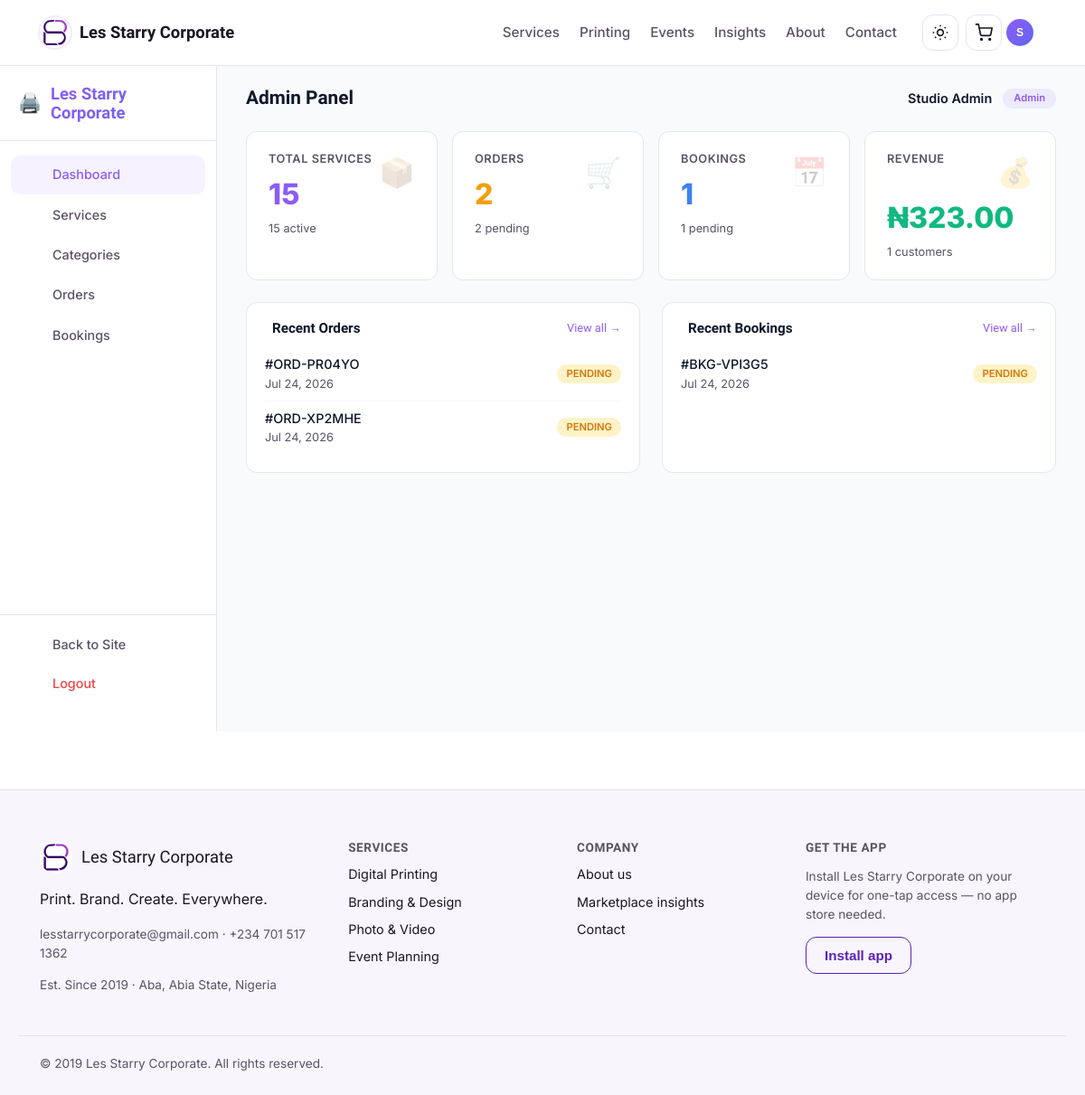
Page /admin/ (signed in) on the committed database.
### app/models.py (models this page shows, shortened)
class User(UserMixin, db.Model):
    __tablename__ = "users"
    id = db.Column(db.Integer, primary_key=True)
    full_name = db.Column(db.String(120), nullable=False)
    email = db.Column(db.String(150), unique=True, nullable=False, index=True)
    phone = db.Column(db.String(30))
    password_hash = db.Column(db.String(255), nullable=False)
    is_admin = db.Column(db.Boolean, default=False)
    preferred_theme = db.Column(db.String(20), default="light")
    preferred_currency = db.Column(db.String(10), default="NGN")
    address = db.Column(db.String(255), nullable=True)
    last_login = db.Column(db.DateTime, nullable=True)
    created_at = db.Column(db.DateTime, default=datetime.utcnow)
    updated_at = db.Column(db.DateTime, default=datetime.utcnow, onupdate=datetime.utcnow)
    bookings = db.relationship(
        "Booking",
        foreign_keys="Booking.user_id",
        back_populates="customer",
        lazy=True
    )
    orders = db.relationship("Order", back_populates="customer", lazy=True)
    cart_items = db.relationship("CartItem", back_populates="owner", lazy=True, cascade="all, delete-orphan")
    reviews = db.relationship("Review", back_populates="author", lazy=True)
    assigned_bookings = db.relationship(
        "Booking",
        foreign_keys="Booking.assigned_staff_id",
        back_populates="assigned_staff",
        lazy=True
    )
    wishlist_items = db.relationship("Wishlist", back_populates="user", lazy=True, cascade="all, delete-orphan")
    notifications = db.relationship("Notification", back_populates="user", lazy=True, cascade="all, delete-orphan")
    activities = db.relationship("ActivityLog", back_populates="user", lazy=True, cascade="all, delete-orphan")

class Order(db.Model):
    __tablename__ = "orders"
    id = db.Column(db.Integer, primary_key=True)
    reference = db.Column(db.String(20), unique=True, default=lambda: generate_reference("ORD"))
    user_id = db.Column(db.Integer, db.ForeignKey("users.id"), nullable=False)
    total_amount = db.Column(db.Float, nullable=False, default=0.0)
    status = db.Column(db.String(30), default="pending")
    shipping_address = db.Column(db.String(255))
    billing_address = db.Column(db.String(255), nullable=True)
    order_notes = db.Column(db.Text, nullable=True)
    payment_method = db.Column(db.String(50), default="pay_on_pickup")
    payment_reference = db.Column(db.String(100), unique=True, nullable=True)
    paid_at = db.Column(db.DateTime, nullable=True)
    payment_details = db.Column(db.Text, nullable=True)
    tracking_number = db.Column(db.String(100), nullable=True)
    shipped_at = db.Column(db.DateTime, nullable=True)
    delivered_at = db.Column(db.DateTime, nullable=True)
    discount_amount = db.Column(db.Float, default=0.0)
    discount_code = db.Column(db.String(50), nullable=True)
    created_at = db.Column(db.DateTime, default=datetime.utcnow)
    updated_at = db.Column(db.DateTime, default=datetime.utcnow, onupdate=datetime.utcnow)
    items = db.relationship("OrderItem", back_populates="order", lazy=True, cascade="all, delete-orphan")
    customer = db.relationship("User", back_populates="orders")

class Booking(db.Model):
    __tablename__ = "bookings"
    id = db.Column(db.Integer, primary_key=True)
    reference = db.Column(db.String(20), unique=True, default=lambda: generate_reference("BKG"))
    user_id = db.Column(db.Integer, db.ForeignKey("users.id"), nullable=False)
    service_id = db.Column(db.Integer, db.ForeignKey("services.id"), nullable=False)
    preferred_date = db.Column(db.Date, nullable=False)
    preferred_time = db.Column(db.Time, nullable=False)
    location = db.Column(db.String(255))
    event_type = db.Column(db.String(100))
    notes = db.Column(db.Text)
    status = db.Column(db.String(30), default="pending")
    guest_count = db.Column(db.Integer, nullable=True)
    estimated_duration = db.Column(db.Integer, nullable=True)
    special_requests = db.Column(db.Text, nullable=True)
    assigned_staff_id = db.Column(db.Integer, db.ForeignKey("users.id", name="fk_booking_assigned_staff"), nullable=True)
    payment_status = db.Column(db.String(20), default="unpaid")
    created_at = db.Column(db.DateTime, default=datetime.utcnow)
    updated_at = db.Column(db.DateTime, default=datetime.utcnow, onupdate=datetime.utcnow)
    confirmed_at = db.Column(db.DateTime, nullable=True)
    cancelled_at = db.Column(db.DateTime, nullable=True)
    customer = db.relationship("User", foreign_keys=[user_id], back_populates="bookings")
    assigned_staff = db.relationship("User", foreign_keys=[assigned_staff_id], back_populates="assigned_bookings")
    service = db.relationship("Service", back_populates="bookings")

### app/blueprints/admin/routes.py (the view)
@admin_bp.route("/")
@admin_required
def dashboard():
    stats = {
        "total_services": Service.query.count(),
        "active_services": Service.query.filter_by(is_active=True).count(),
        "total_orders": Order.query.count(),
        "pending_orders": Order.query.filter_by(status="pending").count(),
        "total_bookings": Booking.query.count(),
        "pending_bookings": Booking.query.filter_by(status="pending").count(),
        "total_customers": User.query.filter_by(is_admin=False).count(),
        "revenue": db.session.query(db.func.coalesce(db.func.sum(Order.total_amount), 0.0))
        .filter(Order.status != "cancelled").scalar(),
    }
    recent_orders = Order.query.order_by(Order.created_at.desc()).limit(6).all()
    recent_bookings = Booking.query.order_by(Booking.created_at.desc()).limit(6).all()
    return render_template("admin/dashboard.html", stats=stats, recent_orders=recent_orders, recent_bookings=recent_bookings)

### app/templates/admin/dashboard.html (shortened to what this page needs)
{% extends "admin/_layout.html" %}
{% block admin_content %}
<div class="stats-grid">
  <div class="stat-card primary">
    <span class="stat-icon">📦</span>
    <div class="stat-label">Total Services</div>
    <div class="stat-value">{{ stats.total_services }}</div>
    <div style="font-size: 0.8rem; color: var(--text-muted, #64748b);">
      {{ stats.active_services }} active
    </div>
  </div>
  <div class="stat-card warning">
    <span class="stat-icon">🛒</span>
    <div class="stat-label">Orders</div>
    <div class="stat-value">{{ stats.total_orders }}</div>
    <div style="font-size: 0.8rem; color: var(--text-muted, #64748b);">
      {{ stats.pending_orders }} pending
    </div>
  </div>
  <div class="stat-card info">
    <span class="stat-icon">📅</span>
    <div class="stat-label">Bookings</div>
    <div class="stat-value">{{ stats.total_bookings }}</div>
    <div style="font-size: 0.8rem; color: var(--text-muted, #64748b);">
      {{ stats.pending_bookings }} pending
    </div>
  </div>
  <div class="stat-card success">
    <span class="stat-icon">💰</span>
    <div class="stat-label">Revenue</div>
    <div class="stat-value">{{ currency }}{{ "%.2f"|format(stats.revenue) }}</div>
    <div style="font-size: 0.8rem; color: var(--text-muted, #64748b);">
      {{ stats.total_customers }} customers
    </div>
  </div>
</div>
<div class="recent-grid">
  <div class="recent-card">
    <h4>
      Recent Orders
      <a href="{{ url_for('admin.orders') }}" class="view-all">View all →</a>
    </h4>
    {% if recent_orders %}
      {% for order in recent_orders %}
      <div class="recent-item">
        <div class="item-info">
          <div class="item-name">#{{ order.reference }}</div>
          <div class="item-meta">{{ order.created_at.strftime('%b %d, %Y') }}</div>
        </div>
        <span class="item-status status-{{ order.status }}">{{ order.status }}</span>
      </div>
      {% endfor %}
    {% else %}
      <div class="empty-recent">No orders yet</div>
    {% endif %}
  </div>
  <div class="recent-card">
    <h4>
      Recent Bookings
      <a href="{{ url_for('admin.bookings') }}" class="view-all">View all →</a>
    </h4>
    {% if recent_bookings %}
      {% for booking in recent_bookings %}
      <div class="recent-item">
        <div class="item-info">
          <div class="item-name">#{{ booking.reference }}</div>
          <div class="item-meta">{{ booking.created_at.strftime('%b %d, %Y') }}</div>
        </div>
        <span class="item-status status-{{ booking.status }}">{{ booking.status }}</span>
      </div>
      {% endfor %}
    {% else %}
      <div class="empty-recent">No bookings yet</div>
    {% endif %}
  </div>
</div>
{% endblock %}

### app/templates/admin/_layout.html (shortened to what this page needs)
{% extends "base.html" %}
{% block content %}
<div class="admin-wrapper">
    <aside class="admin-sidebar">
        <div class="admin-sidebar-header">
            <a href="{{ url_for('main.index') }}" class="admin-brand">
                <span class="brand-icon">🖨️</span>
                <span class="brand-name">{{ company_name }}</span>
            </a>
        </div>
        <nav class="admin-nav">
            <a href="{{ url_for('admin.dashboard') }}" class="admin-nav-item {% if request.endpoint == 'admin.dashboard' %}active{% endif %}">
                <span>Dashboard</span>
            </a>
            <a href="{{ url_for('admin.services') }}" class="admin-nav-item {% if request.endpoint == 'admin.services' or request.endpoint == 'admin.new_service' or request.endpoint == 'admin.edit_service' %}active{% endif %}">
                <span>Services</span>
            </a>
            <a href="{{ url_for('admin.categories') }}" class="admin-nav-item {% if request.endpoint == 'admin.categories' %}active{% endif %}">
                <span>Categories</span>
            </a>
            <a href="{{ url_for('admin.orders') }}" class="admin-nav-item {% if request.endpoint == 'admin.orders' %}active{% endif %}">
                <span>Orders</span>
            </a>
            <a href="{{ url_for('admin.bookings') }}" class="admin-nav-item {% if request.endpoint == 'admin.bookings' %}active{% endif %}">
                <span>Bookings</span>
            </a>
        </nav>
        <div class="admin-sidebar-footer">
            <a href="{{ url_for('main.index') }}" class="admin-nav-item">
                <span>Back to Site</span>
            </a>
            <a href="{{ url_for('auth.logout') }}" class="admin-nav-item logout">
                <span>Logout</span>
            </a>
        </div>
    </aside>
    <main class="admin-content">
        <div class="admin-content-header">
            <h2>{% block admin_title %}Admin Panel{% endblock %}</h2>
            <div class="admin-user-info">
                <span class="admin-user-name">{{ current_user.full_name }}</span>
                <span class="admin-user-role">Admin</span>
            </div>
        </div>
        <div class="admin-content-body">
            {% block admin_content %}{% endblock %}
        </div>
    </main>
</div>
{% endblock %}

### app/templates/base.html (shortened to what this page needs)
<!DOCTYPE html>
<html lang="en" data-theme="light">
<head>
<link rel="stylesheet" href="{{ url_for('static', filename='css/style.css') }}">
</head>
<body>
<header class="site-header">
  <div class="container header-inner">
    <a href="{{ url_for('main.index') }}" class="brand">
      <span class="brand-mark" aria-hidden="true">
        <img src="{{ url_for('static', filename='img/brand/logo-mark.png') }}" alt="" width="34" height="34">
      </span>
      <span class="brand-name">{{ company_name }}</span>
    </a>
    <nav class="main-nav" aria-label="Primary">
      <a href="{{ url_for('catalog.list_services') }}">Services</a>
      <a href="{{ url_for('catalog.list_services') }}?category=printing">Printing</a>
      <a href="{{ url_for('catalog.list_services') }}?category=events">Events</a>
      <a href="{{ url_for('main.marketplace_insights') }}">Insights</a>
      <a href="{{ url_for('main.about') }}">About</a>
      <a href="{{ url_for('main.contact') }}">Contact</a>
    </nav>
    <div class="header-actions">
      <button id="theme-toggle" class="icon-btn" aria-label="Toggle dark mode" title="Toggle light/dark mode">
        <svg class="icon-sun" width="20" height="20" viewBox="0 0 24 24" fill="none" stroke="currentColor" stroke-width="2"><circle cx="12" cy="12" r="4"/><path d="M12 2v2M12 20v2M4.9 4.9l1.4 1.4M17.7 17.7l1.4 1.4M2 12h2M20 12h2M4.9 19.1l1.4-1.4M17.7 6.3l1.4-1.4"/></svg>
      </button>
      <a href="{{ url_for('cart.view_cart') }}" class="icon-btn cart-link" aria-label="View cart" id="cartLink">
        <svg width="20" height="20" viewBox="0 0 24 24" fill="none" stroke="currentColor" stroke-width="2"><circle cx="9" cy="21" r="1"/><circle cx="20" cy="21" r="1"/><path d="M1 1h4l2.7 13.4a2 2 0 002 1.6h9.7a2 2 0 002-1.6L23 6H6"/></svg>
      </a>
      {% if current_user.is_authenticated %}
      <div class="user-menu" id="userMenu">
        <button class="icon-btn user-btn" id="userMenuBtn" aria-haspopup="true" aria-expanded="false" aria-label="User menu">
          <span class="user-avatar">{{ current_user.full_name[0]|upper }}</span>
        </button>
      </div>
      {% else %}
      <a href="{{ url_for('auth.login') }}" class="btn btn-ghost btn-sm">Log in</a>
      <a href="{{ url_for('auth.register') }}" class="btn btn-primary btn-sm">Sign up</a>
      {% endif %}
    </div>
  </div>
</header>
<main id="main-content">
  {% block content %}{% endblock %}
</main>
<footer class="site-footer">
  <div class="container footer-grid">
    <div class="footer-brand">
      <div class="footer-brand-mark">
        <img src="{{ url_for('static', filename='img/brand/logo-mark.png') }}" alt="{{ company_name }} logo" width="36" height="36">
        <span class="brand-name">{{ company_name }}</span>
      </div>
      <p>{{ company_tagline }}</p>
      <p class="footer-meta">{{ company_email }} · {{ company_phone }}</p>
      <p class="footer-meta">Est. {{ company_founded }} · Aba, Abia State, Nigeria</p>
    </div>
    <div class="footer-col">
      <h4>Services</h4>
      <a href="{{ url_for('catalog.list_services') }}?category=printing">Digital Printing</a>
      <a href="{{ url_for('catalog.list_services') }}?category=branding">Branding &amp; Design</a>
      <a href="{{ url_for('catalog.list_services') }}?category=photo-video">Photo &amp; Video</a>
      <a href="{{ url_for('catalog.list_services') }}?category=events">Event Planning</a>
    </div>
    <div class="footer-col">
      <h4>Company</h4>
      <a href="{{ url_for('main.about') }}">About us</a>
      <a href="{{ url_for('main.marketplace_insights') }}">Marketplace insights</a>
      <a href="{{ url_for('main.contact') }}">Contact</a>
    </div>
    <div class="footer-col">
      <h4>Get the app</h4>
      <p class="footer-meta">Install {{ company_name }} on your device for one-tap access — no app store needed.</p>
      <button id="install-btn" class="btn btn-outline" hidden>Install app</button>
    </div>
  </div>
  <div class="container footer-bottom">
    <span>&copy; {{ company_founded.split()[-1] if company_founded else '2026' }} {{ company_name }}. All rights reserved.</span>
  </div>
</footer>
</body>
</html>

### rows in the picture
User: full_name "S", full_name "Studio Admin"
Order: reference "ORD-PR04YO", created_at "Jul 24, 2026", status "PENDING"
Order: reference "ORD-XP2MHE", created_at "Jul 24, 2026", status "PENDING"
Booking: reference "BKG-VPI3G5", created_at "Jul 24, 2026", status "PENDING"

### other values in the picture
{{ company_name }} "Les Starry Corporate"
{{ stats.total_services }} "15"
{{ stats.active_services }} "15"
{{ stats.total_orders }} "2"
{{ stats.pending_orders }} "2"
{{ stats.total_bookings }} "1"
{{ stats.pending_bookings }} "1"
{{ currency }} "₦"
{{ "%.2f"|format(stats.revenue) }} "323.00"
{{ stats.total_customers }} "1"
{{ company_tagline }} "Print. Brand. Create. Everywhere."
{{ company_email }} "lesstarrycorporate@gmail.com"
{{ company_phone }} "+234 701 517 1362"
{{ company_founded }} "Since 2019"
{{ company_founded.split()[-1] if company_founded else '2026' }} "2019"
